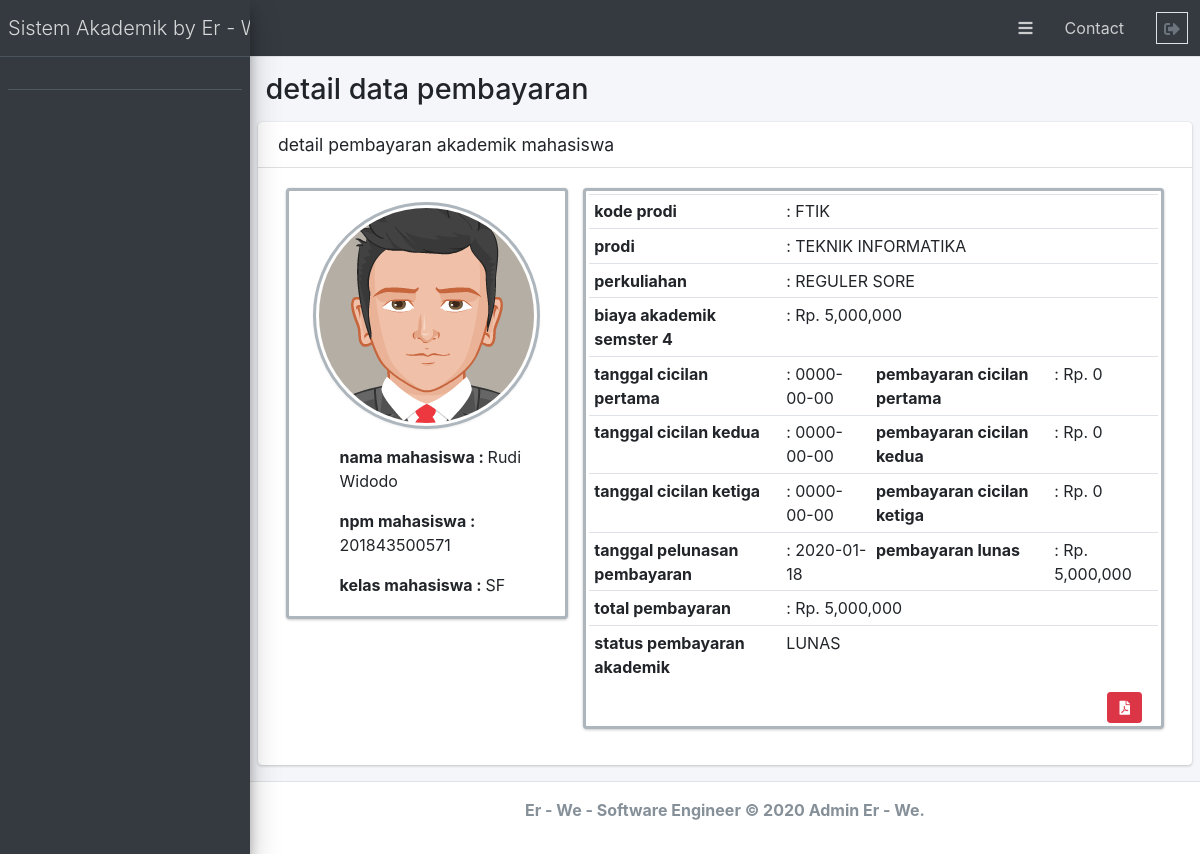
The app's page /admin_control_pembayaran/detail_pembayaran?id_pembayaran=9 with its own data.
### tables this page shows
CREATE TABLE `pembayaran` (
  `id_pembayaran` int(11) NOT NULL,
  `id_akademik` int(11) NOT NULL,
  `npm_mhs` varchar(13) NOT NULL,
  `lunas` int(11) NOT NULL DEFAULT '0',
  `cicilan_pertama` int(11) NOT NULL DEFAULT '0',
  `cicilan_kedua` int(11) NOT NULL DEFAULT '0',
  `cicilan_ketiga` int(11) NOT NULL DEFAULT '0',
  `tgl_lunas` date NOT NULL,
  `tgl_cicilan_pertama` date NOT NULL,
  `tgl_cicilan_kedua` date NOT NULL,
  `tgl_cicilan_ketiga` date NOT NULL,
  `total_pembayaran` int(11) NOT NULL,
  `status_pembayaran` varchar(20) NOT NULL
);

CREATE TABLE `mahasiswa` (
  `npm_mhs` varchar(12) NOT NULL,
  `nama_mhs` varchar(100) NOT NULL,
  `kelas` varchar(4) NOT NULL,
  `id_akademik` int(11) NOT NULL,
  `perkuliahan` enum('REGULER PAGI','REGULER SORE','EKSTENSI') NOT NULL,
  `tahun_masuk` year(4) NOT NULL,
  `tempat_lahir` varchar(100) NOT NULL,
  `tanggal_lahir` date NOT NULL,
  `alamat` varchar(100) NOT NULL,
  `jenis_kelamin` enum('Laki - Laki','Perempuan') NOT NULL,
  `level` varchar(50) NOT NULL DEFAULT 'mahasiswa'
);

CREATE TABLE `krs` (
  `id_krs` int(11) NOT NULL,
  `npm_mhs` varchar(13) NOT NULL,
  `id_akademik` int(11) NOT NULL,
  `semester` int(11) NOT NULL,
  `total_biaya` int(11) NOT NULL,
  `daftar_ulang` int(11) NOT NULL,
  `spp` int(11) NOT NULL,
  `lain_lain` int(11) NOT NULL
);

CREATE TABLE `akademik` (
  `id_akademik` int(11) NOT NULL,
  `kode_prodi` enum('FIPPS','FMIPA','FTIK','FBS','FP') NOT NULL,
  `prodi` enum('PEND. SEJARAH','PEND. EKONOMI','BIMBINGAN DAN KONSELING','PEND. FISIKA','PEND. BIOLOGI','PEND. MATEMATIKA','ARSITEKTUR','TEKNIK INDUSTRI','TEKNIK INFORMATIKA','DESAIN KOMUNIKASI VISUAL','PEND. BAHASA INDONESIA','PEND. BAHASA INGGRIS','MAGISTER PEND. IPS','MAGISTER PEND. MATEMATIKA DAN IPA','MAGISTER PEND. BAHASA INDONESIA','MAGISTER PEND. BAHASA INGGRIS') NOT NULL
);

### application/controllers/Admin_control_pembayaran.php (called while the page is built, shortened)
<?php
class Admin_control_pembayaran extends CI_Controller
{
    public function __construct()
    {
        $this->load->model('admin_control_pembayaran_model');
    }
    public function detail_pembayaran()
    {
        $id_pembayaran = $this->input->get('id_pembayaran');
        $data['data_mhs'] =  $this->admin_control_pembayaran_model->get_data_mahasiswa($id_pembayaran);
        $data['title'] = "detail data pembayaran";
        $this->load->view('templeates/header', $data);
        $this->load->view('templeates/sidebar');
        $this->load->view('admin/admin-control-pembayaran/detail_pembayaran', $data);
        $this->load->view('templeates/footer');
    }
}

### index.php (called while the page is built, shortened)
<?php
require_once BASEPATH.'core/CodeIgniter.php';

### application/models/admin_control_pembayaran_model.php (called while the page is built, shortened)
<?php
class admin_control_pembayaran_model extends CI_Model
{
    function get_data_mahasiswa($id)
    {
        $this->db->select('*');
        $this->db->from('pembayaran');
        $this->db->join('mahasiswa', 'mahasiswa.npm_mhs = pembayaran.npm_mhs');
        $this->db->join('akademik', 'akademik.id_akademik = pembayaran.id_akademik');
        $this->db->join('krs', 'krs.npm_mhs = pembayaran.npm_mhs');
        $this->db->where('id_pembayaran', $id);
        return $this->db->get()->row_array();
    }
}

### application/views/admin/admin-control-pembayaran/detail_pembayaran.php (the view)
<div class="content-wrapper">
    <section class="content-header">
        <div class="container-fluid">
            <h1><?= $title; ?></h1>
        </div>
    </section>
    <section class="content">
        <div class="row">
            <div class="col-12">
                <div class="card">
                    <div class="card-header">
                        <h3 class="card-title">detail pembayaran akademik mahasiswa</h3>
                    </div>
                    <div class="card-body">
                        <div class="container">
                            <div class="row">
                                <div class="col-md-4">
                                    <div class="card img-bordered">
                                        <div class="img text-center mt-2">
                                            <?php if ($data_mhs['jenis_kelamin'] == "Laki - Laki") : ?>
                                                <img src="<?= base_url() ?>assets/dist/img/avatar5.png" class="img-bordered img-thumbnail img-circle">
                                            <?php else : ?>
                                                <img src="<?= base_url() ?>assets/dist/img/avatar2.png" class="img-bordered img-thumbnail img-circle">
                                            <?php endif; ?>
                                        </div>
                                        <div class="user-detail ml-5 mt-3">
                                            <p><strong>nama mahasiswa : </strong><?= $data_mhs['nama_mhs'] ?></p>
                                            <p><strong>npm mahasiswa : </strong><?= $data_mhs['npm_mhs'] ?></p>
                                            <p><strong>kelas mahasiswa : </strong><?= $data_mhs['kelas'] ?></p>
                                        </div>
                                    </div>
                                </div>
                                <div class="col-md-8">
                                    <div class="card img-bordered">
                                        <table class="table table-sm">
                                            <tr>
                                                <th>kode prodi</th>
                                                <td colspan="3">: <?= $data_mhs['kode_prodi'] ?></td>
                                            </tr>
                                            <tr>
                                                <th>prodi</th>
                                                <td colspan="3">: <?= $data_mhs['prodi'] ?></td>
                                            </tr>
                                            <tr>
                                                <th>perkuliahan</th>
                                                <td colspan="3">: <?= $data_mhs['perkuliahan'] ?></td>
                                            </tr>
                                            <tr>
                                                <th>biaya akademik semster <?= $data_mhs['semester'] ?></th>
                                                <td colspan="3">: Rp. <?= number_format($data_mhs['total_biaya']) ?></td>
                                            </tr>
                                            <tr>
                                                <th>tanggal cicilan pertama</th>
                                                <td>: <?= $data_mhs['tgl_cicilan_pertama'] ?></td>
                                                <th>pembayaran cicilan pertama</th>
                                                <td>: Rp. <?= number_format($data_mhs['cicilan_pertama']) ?></td>
                                            </tr>
                                            <tr>
                                                <th>tanggal cicilan kedua</th>
                                                <td>: <?= $data_mhs['tgl_cicilan_kedua'] ?></td>
                                                <th>pembayaran cicilan kedua</th>
                                                <td>: Rp. <?= number_format($data_mhs['cicilan_kedua']) ?></td>
                                            </tr>
                                            <tr>
                                                <th>tanggal cicilan ketiga</th>
                                                <td>: <?= $data_mhs['tgl_cicilan_ketiga'] ?></td>
                                                <th>pembayaran cicilan ketiga</th>
                                                <td>: Rp. <?= number_format($data_mhs['cicilan_ketiga']) ?></td>
                                            </tr>
                                            <tr>
                                                <th>tanggal pelunasan pembayaran</th>
                                                <td>: <?= $data_mhs['tgl_lunas'] ?></td>
                                                <th>pembayaran lunas</th>
                                                <td>: Rp. <?= number_format($data_mhs['lunas']) ?></td>
                                            </tr>
                                            <tr>
                                                <th>total pembayaran </th>
                                                <td colspan="3">: Rp. <?= number_format($data_mhs['total_pembayaran']) ?></td>
                                            </tr>
                                            <tr>
                                                <th>status pembayaran akademik</th>
                                                <td colspan="3"><?= $data_mhs['status_pembayaran'] ?></td>
                                            </tr>
                                        </table>
                                        <div class="footer mt-n2">
                                            <a href="<?= base_url('laporan_report/detail_pembayaran_pdf') . '?id_pembayaran=' . $_GET['id_pembayaran'] ?>" class="btn btn-danger btn-sm float-right mr-3 ml-3"><i class="fas fa-fw fa-file-pdf"></i></a>
                                        </div>
                                    </div>
                                </div>
                            </div>
                        </div>
                    </div>
                </div>
            </div>
        </div>
    </section>

### application/views/templeates/header.php (shortened to what this page needs)
<!DOCTYPE html>
<html lang="en">
<head>
    <link rel="stylesheet" href="<?= base_url() ?>assets/plugins/fontawesome-free/css/all.min.css">
    <link rel="stylesheet" href="<?= base_url() ?>assets/plugins/fontawesome-free/css/all.min.css">
    <link rel="stylesheet" href="<?= base_url() ?>assets/plugins/datatables-bs4/css/dataTables.bootstrap4.css">
    <link rel="stylesheet" href="<?= base_url() ?>assets/dist/css/adminlte.min.css">
    <link rel="stylesheet" href="<?= base_url() ?>assets/custom/custom.css">
    <link rel="stylesheet" href="<?= base_url() ?>assets/plugins/sweetalert2/sweetalert2.min.css">
</head>

### application/views/templeates/sidebar.php (shortened to what this page needs)
<body class="hold-transition sidebar-mini">
  <div class="wrapper">
    <nav class="main-header navbar navbar-expand navbar-dark navbar-light">
      <ul class="navbar-nav ml-auto">
        <li class="nav-item">
          <a class="nav-link" data-widget="pushmenu" href="#"><i class="fas fa-bars"></i></a>
        </li>
        <li class="nav-item d-none d-sm-inline-block">
          <a href="#" class="nav-link">Contact</a>
        </li>
      </ul>
      <div class="logout ml-3 mr-1">
        <a href="<?= site_url('auth/logout') ?>" class="text-muted size-32 border">
          <i class="fas fa-fw fa-sign-out-alt"></i>
        </a>
      </div>
    </nav>
    <aside class="main-sidebar sidebar-dark-primary elevation-4">
      <a href="#" class="brand-link">
        <span class="brand-text font-weight-light">Sistem Akademik by Er - We</span>
      </a>
      <div class="sidebar">
        <div class="user-panel mt-3 pb-3 mb-3 d-flex">
        </div>
      </div>
    </aside>

### application/views/templeates/footer.php (shortened to what this page needs)
</div>
<footer class="main-footer text-center">
    <strong>Er - We - Software Engineer &copy; <?= date('Y') ?> <p class="d-inline-block"> Admin Er - We</p>.</strong>
</footer>
</div>
</body>
</html>

### records on screen
pembayaran: mahasiswa.nama_mhs "Rudi Widodo", krs.npm_mhs "201843500571", mahasiswa.kelas "SF", id_akademik.kode_prodi "FTIK", id_akademik.prodi "TEKNIK INFORMATIKA", mahasiswa.perkuliahan "REGULER SORE", krs.semester "4", krs.total_biaya "5,000,000", tgl_cicilan_pertama "0000-00-00", cicilan_pertama "0", tgl_cicilan_kedua "0000-00-00", cicilan_kedua "0", tgl_cicilan_ketiga "0000-00-00", cicilan_ketiga "0", tgl_lunas "2020-01-18", lunas "5,000,000", total_pembayaran "5,000,000", status_pembayaran "LUNAS"

### other values on screen
$title "detail data pembayaran"
